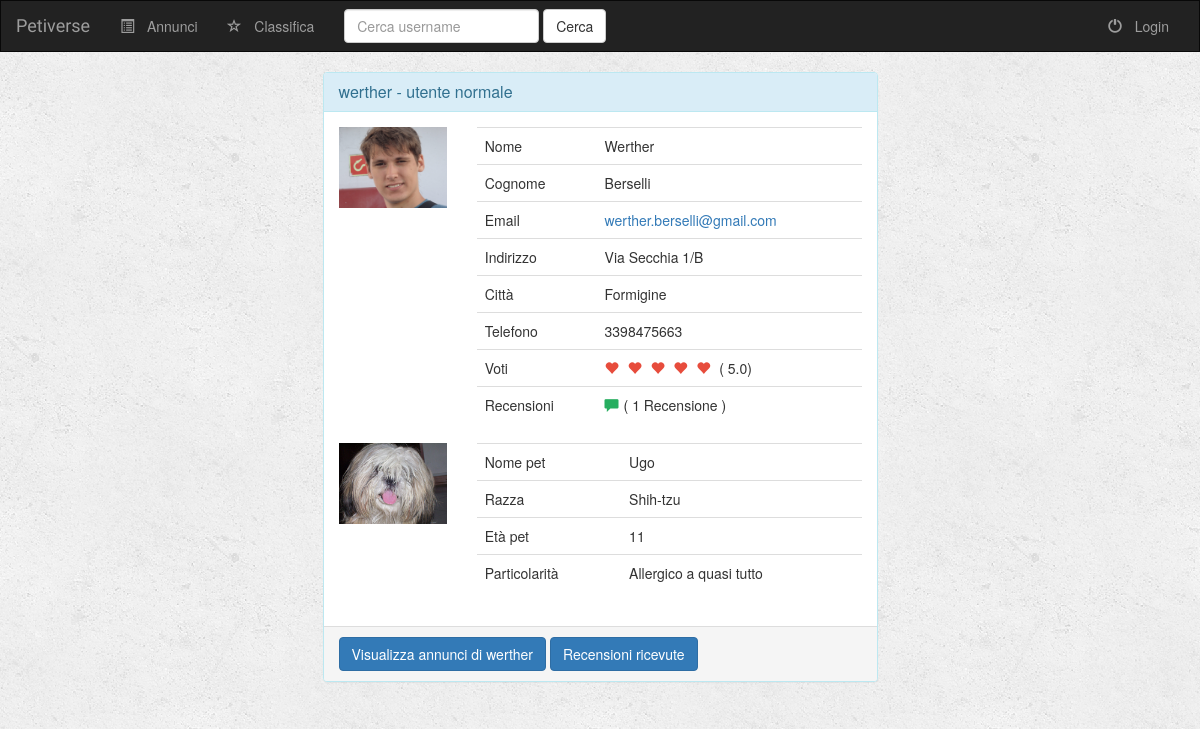
Before: /utenti/profilo/1/ with the older database file.
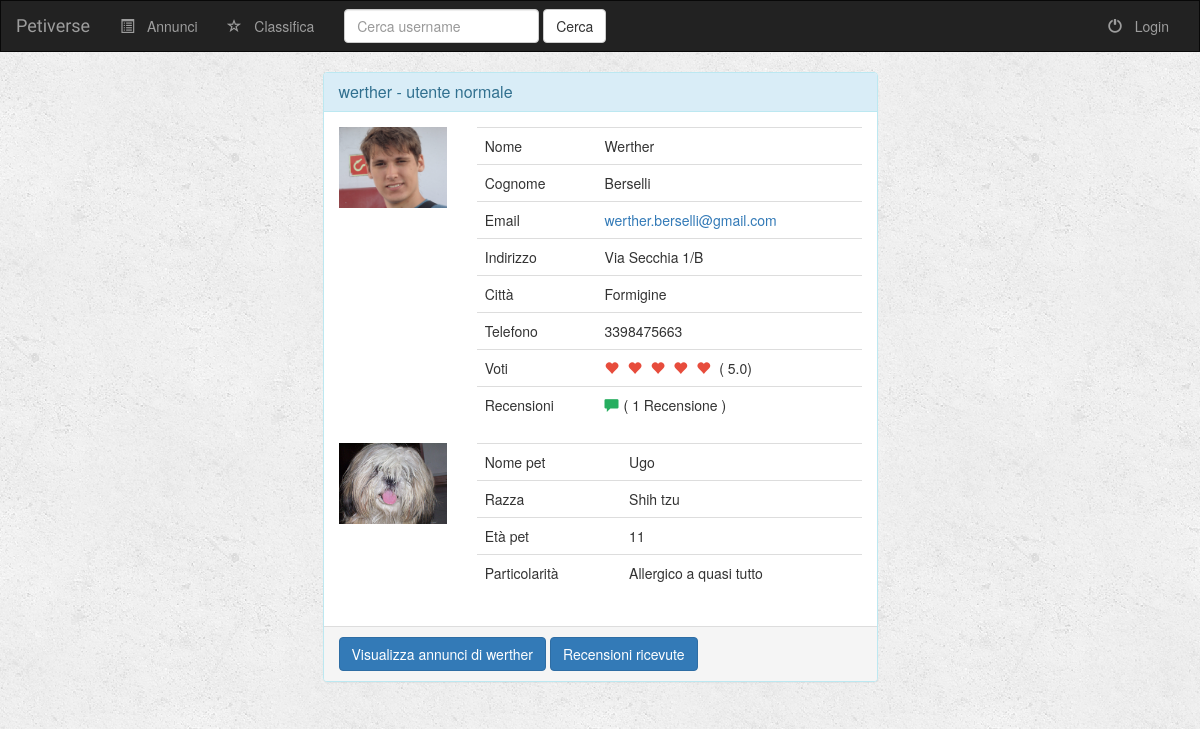
After: the same page with the newer database file.
### utenti/models.py (models this page shows, shortened)
class Profile(models.Model):
    user = models.OneToOneField(User, on_delete=models.CASCADE)
    indirizzo = models.CharField(max_length=100)
    citta = models.CharField(max_length=50)
    telefono = models.CharField(max_length=20)
    pet_coins = models.IntegerField(default=0)
    foto_profilo = models.FileField()
    pet_sitter = models.BooleanField(default=False)
    nome_pet = models.CharField(max_length=50, default="", null=True)
    pet = models.CharField(max_length=50, default="", null=True)
    razza = models.CharField(max_length=50, default="", null=True)
    eta = models.PositiveIntegerField(null=True)                   # età del pet
    caratteristiche = models.CharField(max_length=250, default="", null=True)
    foto_pet = models.FileField(default='media/pet_default.jpg')
    descrizione = models.CharField(max_length=250, default="", null=True)
    hobby = models.CharField(max_length=100, default="", null=True)
    class Meta:
        verbose_name = 'Profile'
        verbose_name_plural = 'Profiles'

### utenti/views.py (the view)
# urls.py: url(r'profilo/(?P<oid>[0-9]+)/$', views.view_profile, name='view-profile'),
def view_profile(request, oid):
    user = User.objects.filter(id=oid).first()
    user_profile = Profile.objects.filter(user=user.pk).first()
    recensioni_num = Recensione.objects.filter(user_recensito=user).count()
    voti = Recensione.objects.all().filter(user_recensito=user).aggregate(Avg('voto'))
    if voti.get('voto__avg') is None:
        voti['voto__avg'] = 0
    voto_avg = voti.get('voto__avg')
    context = {
        'view_user': user,
        'user_profile': user_profile,
        'recensioni_num': recensioni_num,
        'voto_avg': voto_avg,
    }
    if request.user.is_authenticated():
        context.update({'base_template': 'main/base.html'})
    else:
        context.update({'base_template': 'main/base_visitor.html'})
    if not user_profile.pet_sitter:
        return render(request, 'utenti/profilo_normale.html', context)
    else:
        return render(request, 'utenti/profilo_petsitter.html', context)

### utenti/templates/utenti/profilo_normale.html (shortened to what this page needs)
{% extends base_template %}
{% block body %}
<div class="container">
    <div class="row">
        <div class="col-xs-12 col-sm-12 col-md-6 col-lg-6 col-xs-offset-0 col-sm-offset-0 col-md-offset-3 col-lg-offset-3 toppad">
            <div class="panel panel-info">
                <div class="panel-heading">
                    <h3 class="panel-title">{{ view_user.username }} - utente normale</h3>
                </div>
                <div class="panel-body">
                    <div class="row">
                        <div class="col-md-3 col-lg-3 " align="center"><img src="{{ user_profile.foto_profilo.url }}"
                                                                            class="img-responsive"></div>
                        <div class=" col-md-9 col-lg-9 ">
                            <table class="table table-user-information">
                                <tbody>
                                    <tr>
                                        <td>Nome</td>
                                        <td>{{ view_user.first_name }}</td>
                                    </tr>
                                    <tr>
                                        <td>Cognome</td>
                                        <td>{{ view_user.last_name }}</td>
                                    </tr>
                                    <tr>
                                        <td>Email</td>
                                        <td><a href="mailto:{{ view_user.email }}">{{ view_user.email }}</a></td>
                                    </tr>
                                    <tr>
                                        <td>Indirizzo</td>
                                        <td>{{ user_profile.indirizzo }}</td>
                                    </tr>
                                    <tr>
                                        <td>Città</td>
                                        <td>{{ user_profile.citta }}</td>
                                    </tr>
                                    <tr>
                                        <td>Telefono</td>
                                        <td>{{ user_profile.telefono }}</td>
                                    </tr>
                                    <tr>
                                        <td>Voti</td>
                                        <td>
                                            {% for i in 'xxxxx' %}
                                                {% if forloop.counter0 < voto_avg %}
                                                    <span class="glyphicon glyphicon-heart"></span>
                                                {% else %}
                                                    <span class="glyphicon glyphicon-heart-empty"></span>
                                                {% endif %}
                                            {% endfor %}
                                            ( {{ voto_avg }})
                                        </td>
                                    </tr>
                                    <tr>
                                        <td>Recensioni</td>
                                        <td>
                                            <span class="glyphicon glyphicon-comment"></span>(
                                                {{ recensioni_num }}
                                            {% if recensioni_num != 1 %}
                                                Recensioni
                                            {% else %}
                                                Recensione
                                            {% endif %}
                                            )</td>
                                    </tr>
                                </tbody>
                            </table>
                        </div>
                        <div class="col-md-3 col-lg-3 " align="left"><img src="{{ user_profile.foto_pet.url }}"
                                                                            class="img-responsive"></div>
                        <div class=" col-md-9 col-lg-9 ">
                            <table class="table table-user-information">
                                <tbody>
                                    <tr>
                                        <td>Nome pet</td>
                                        <td>{{ user_profile.nome_pet }}</td>
                                    </tr>
                                    <tr>
                                        <td>Razza</td>
                                        <td>{{ user_profile.razza }}</td>
                                    </tr>
                                    <tr>
                                        <td>Età pet</td>
                                        <td>{{ user_profile.eta }}</td>
                                    </tr>
                                    <tr>
                                        <td>Particolarità</td>
                                        <td>{{ user_profile.caratteristiche }}</td>
                                    </tr>
                                </tbody>
                            </table>
                        </div>
                    </div>
                </div>
                <div class="panel-footer">
                    <a href="{% url 'annunci:annunci_di_utente' username=view_user.username %}" class="btn btn-primary">Visualizza annunci di {{ view_user.username }}</a>
                    <a href="{% url 'recensioni:recensioni_ricevute' username=view_user.username %}" class="btn btn-primary">Recensioni ricevute</a>
                </div>
            </div>
        </div>
    </div>
</div>
{% endblock %}

### main/templates/main/base_visitor.html (shortened to what this page needs)
<!DOCTYPE html>
<html lang="en">
<head>
    {% load staticfiles %}
    <link rel="stylesheet" href="https://maxcdn.bootstrapcdn.com/bootstrap/3.3.6/css/bootstrap.min.css" />
    <link rel="stylesheet" type="text/css" href="{% static 'main/style.css' %}" />
</head>
<body>
    <nav class="navbar navbar-inverse">
    <div class="container-fluid">
        <div class="navbar-header">
            <a class="navbar-brand" href="{% url 'main:index' %}">Petiverse</a>
        </div>
        <div class="collapse navbar-collapse" id="topNavBar">
            <ul class="nav navbar-nav">
                <li class="{% block annunci_active %}{% endblock %}">
                    <a href="{% url 'main:index' %}">
                        <span class="glyphicon glyphicon-list-alt" aria-hidden="true"></span>&nbsp; Annunci
                    </a>
                </li>
                <li class="{% block classifica_active %}{% endblock %}">
                    <a href="{% url 'utenti:classifica' %}">
                        <span class="glyphicon glyphicon-star-empty" aria-hidden="true"></span>&nbsp; Classifica
                    </a>
                </li>
            </ul>
            <form class="navbar-form navbar-left" role="search" method="get" action="{% url 'utenti:cerca_utenti' %}">
                <div class="form-group">
                    <input type="text" class="form-control" name="cerca" value="" placeholder="Cerca username">
                </div>
                <button type="submit" class="btn btn-default">Cerca</button>
            </form>
            <ul class="nav navbar-nav navbar-right">
                <li class="{% block login_active %}{% endblock %}">
                    <a href="{% url 'utenti:utenti-login' %}">
                        <span class="glyphicon glyphicon-off" aria-hidden="true"></span>&nbsp; Login
                    </a>
                </li>
            </ul>
        </div>
    </div>
</nav>
{% block body %}
{% endblock %}
</body>
</html>

### main/static/main/style.css (style rules this page uses)
body { background: white url("images/background.png"); }
.navbar { border-radius: 0; }
.navbar-brand { font-family: 'Satisfy', cursive; }
.glyphicon { margin-right:5px; }
.glyphicon-heart { color:#e74c3c; }
.glyphicon-comment { color:#27ae60; }

Changed rows visible on the page:
changed Profile "Via Secchia 1/B": razza "Shih-tzu" → "Shih tzu"
